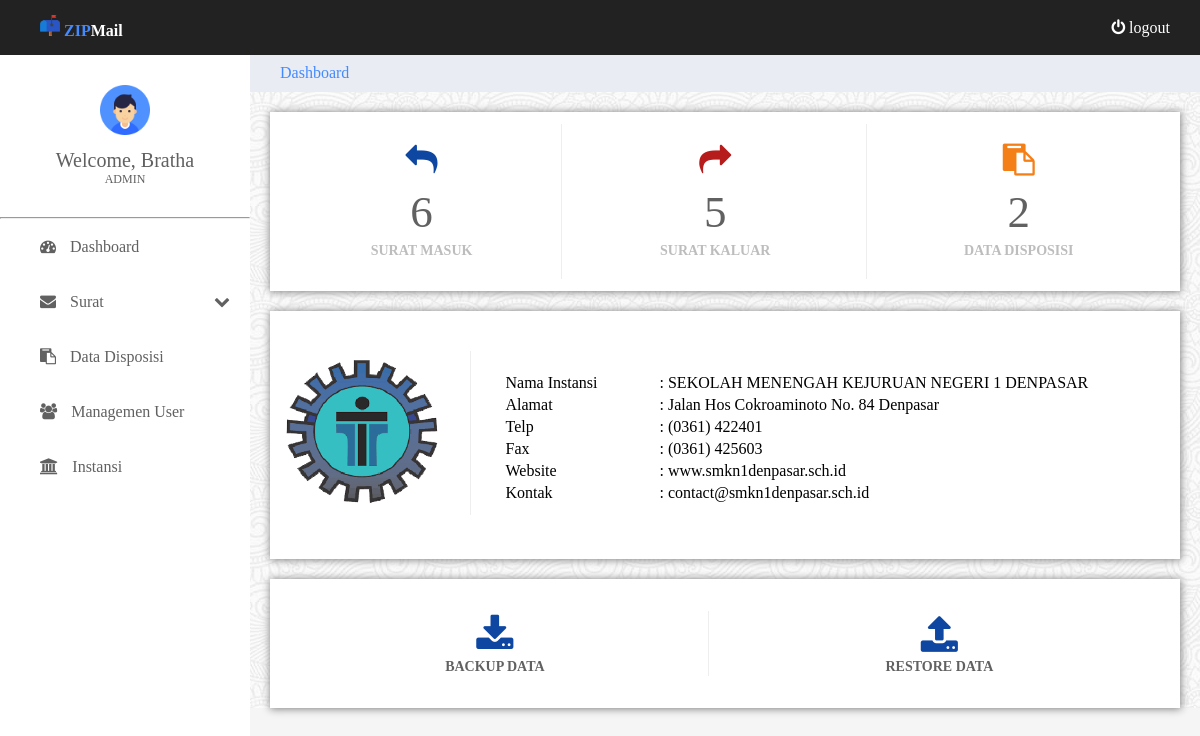
The app's page /index.php (signed in) with its own data.
### tables this page shows
CREATE TABLE `instansi` (
  `id_instansi` int(4) NOT NULL AUTO_INCREMENT,
  `instansi_name` varchar(50) NOT NULL,
  `address` varchar(50) NOT NULL,
  `telp` varchar(50) NOT NULL,
  `fax` varchar(50) NOT NULL,
  `website` varchar(50) NOT NULL,
  `contact` varchar(50) NOT NULL,
  `file` varchar(50) NOT NULL,
  PRIMARY KEY (`id_instansi`)
);

### inc/jumlah.php (called while the page is built, shortened)
<?php
class Jumlah extends Koneksi
{
  function get_data($table)
  {
    $query = "SELECT COUNT(*) as total from $table";
    $eksekusi = $this->connect->query($query);
    $data = $eksekusi->fetch_assoc();
    return $data['total'];
  }
}
$jumlah = new Jumlah();
?>

### inc/fungsi.php (called while the page is built, shortened)
<?php
  class Koneksi
  {
  public function __construct(){
    $this->connect = new mysqli('localhost','root','','mail');
  }
  }
  class Fungsi extends Koneksi
  {
  public function view($query){
    $result = $this->connect->query($query);
    $rows = array();
    while ($row = $result->fetch_assoc()) {
      $rows[] = $row;
    }
    return $rows;
  }
}
?>

### content/home.php (the view, shortened to what this page needs)
<!DOCTYPE html>
<html>
  <head>
  </head>
  <body>
    <?php
    include 'inc/fungsi.php';
    include 'inc/jumlah.php';
     ?>
    <div class="title-content">
      <a href="#">Dashboard</a>
    </div>
    <div class="containers home-jml-data">
      <table class="col-12">
        <tr>
          <td class="home-isi-jumlah home-mail-in">
            <i class="fa fa-reply fa-2x"></i>
            <p>
              <?php
              $queryMailIn = $jumlah->get_data('mail_in');
              echo $queryMailIn;
              ?>
            </p>
            <h6>SURAT MASUK</h6>
          </td>
          <td class="home-isi-jumlah home-mail-out">
            <i class="fa fa-share fa-2x"></i>
            <p>
              <?php
              $queryMailOut = $jumlah->get_data('mail_out');
              echo $queryMailOut;
              ?>
            </p>
            <h6>SURAT KALUAR</h6>
          </td>
          <td class="home-isi-jumlah home-disposisi">
            <i class="fa fa-clipboard fa-2x"></i>
            <p>
              <?php
              $queryDisposisi = $jumlah->get_data('disposition');
              echo $queryDisposisi;
              ?>
            </p>
            <h6>DATA DISPOSISI</h6>
          </td>
        </tr>
      </table>
    </div>
    <div class="containers home-instansi">
      <?php
      $queryInstansi = "SELECT * FROM instansi";
      $fungsi = new Fungsi();
      $result = $fungsi->view($queryInstansi);
      ?>
      <?php foreach ($result as $key => $row) { ?>
      <span class="home-instansi-logo col-2">
        <img src="assets/file/<?php echo $row['file']; ?>" style="width:170px;">
      </span>
      <span class="home-instansi-isi col-9">
        <table>
          <tr>
            <td style="width:150px;">Nama Instansi</td><td>:</td>
            <td><?php echo $row['instansi_name']; ?></td>
          </tr>
          <tr>
            <td>Alamat</td><td>:</td>
            <td><?php echo $row['address']; ?></td>
          </tr>
          <tr>
            <td>Telp</td><td>:</td>
            <td><?php echo $row['telp']; ?></td>
          </tr>
          <tr>
            <td>Fax</td><td>:</td>
            <td><?php echo $row['fax']; ?></td>
          </tr>
          <tr>
            <td>Website</td><td>:</td>
            <td><?php echo $row['website']; ?></td>
          </tr>
          <tr>
            <td>Kontak</td><td>:</td>
            <td><?php echo $row['contact']; ?></td>
          </tr>
        </table>
      </span>
      <?php } ?>
    </div>
    <div class="containers home-br">
      <table class="col-12">
        <tr>
          <td class="home-backup">
            <a href="inc/backup.php"><i class="fa fa-download"></i> </a>
            <p>BACKUP DATA</p>
          </td>
          <td>
            <a href="?show=restore"><i class="fa fa-upload"></i></a>
            <p>RESTORE DATA</p>
          </td>
        </tr>
      </table>
    </div>
  </body>
</html>

### assets/css/master.css (style rules this page uses)
* { margin: 0; font-family: sans serif; }
.col-2 { width: 16.66%; }
.col-9 { width: 75%; }
.col-12 { width: 100%; }
.title-content { background-color: #E9ECF2; margin-left: -50px; padding: 10px 0; padding-left: 60px; margin-bottom: 20px; }
.title-content a { text-decoration: none; color: #448aff; }
.containers { background-color: white; color: black; margin-right: 20px; margin-bottom: 20px; padding: 10px 10px; box-shadow: 0.5px 0.5px 8px 0.5px grey; }
.home-isi-jumlah { text-align: center; padding: 20px 0; }
.home-mail-in, .home-mail-out { border-right: 1.5px solid #eeeeee; }
.home-isi-jumlah p { padding: 10px 0 5px 0; font-size: 45px; color: #616161; font-weight: 50; }
.home-isi-jumlah h6 { font-size: 14px; color: #bdbdbd; }
.home-mail-in i { color: #0d47a1; }
.home-mail-out i { color: #b71c1c; }
.home-disposisi { color: #f57f17 }
.home-instansi { padding-top: 40px; padding-bottom: 40px; }
.home-instansi-logo img { border-right: 1.5px solid #eeeeee; padding-right: 20px }
.home-instansi-isi { float: right; margin-top: 20px }
.home-br { padding-top: 30px; padding-bottom: 30px; text-align: center; }
.home-br table tr td a { text-decoration: none; color: #0d47a1; font-size: 40px }
.home-br table tr td p { font-weight: bold; font-size: 14px; color: #616161; }
.home-backup { border-right: 1.5px solid #eeeeee; }

### index.php (style rules this page uses)
body { background-color: #f5f5f5; }

### records on screen
instansi: file (picture), instansi_name "SEKOLAH MENENGAH KEJURUAN NEGERI 1 DENPASAR", address "Jalan Hos Cokroaminoto No. 84 Denpasar", telp "(0361) 422401", fax "(0361) 425603", website "www.smkn1denpasar.sch.id", contact "contact@smkn1denpasar.sch.id"

### other values on screen
$name "Bratha"
$level "ADMIN"
$queryMailIn "6"
$queryMailOut "5"
$queryDisposisi "2"
